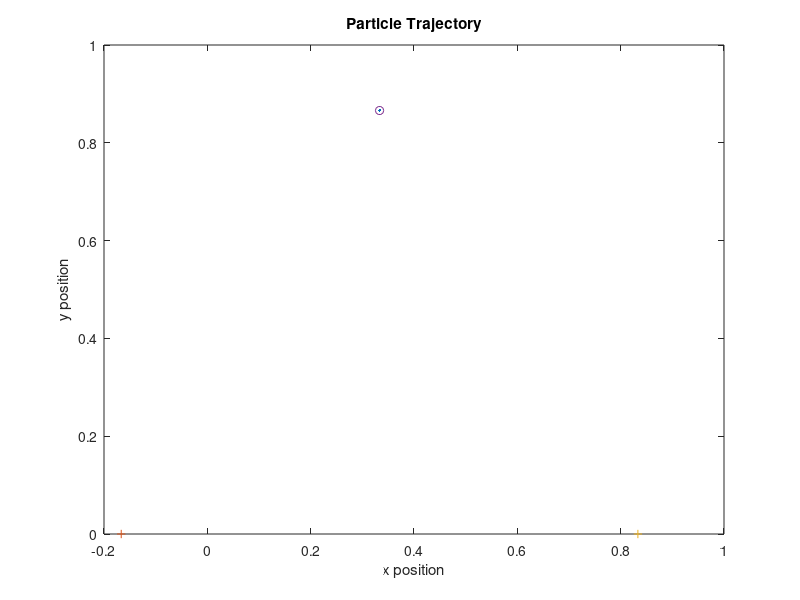
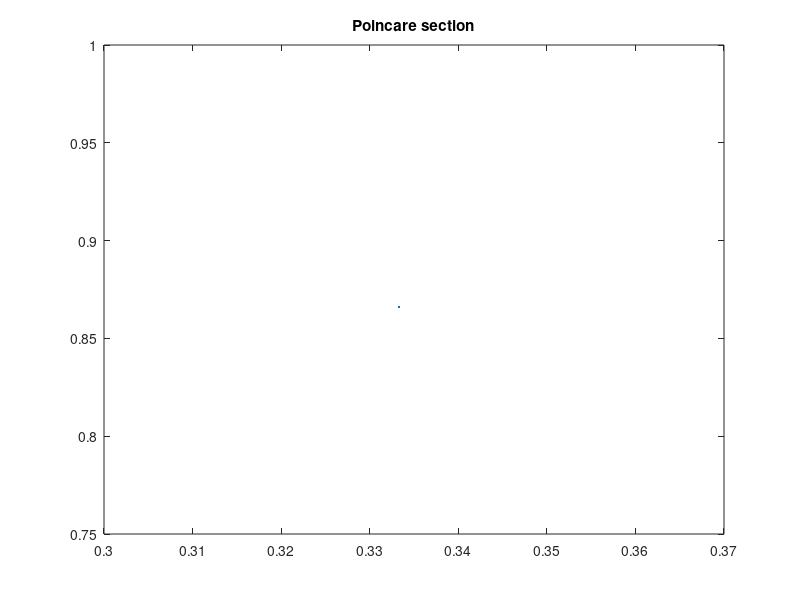
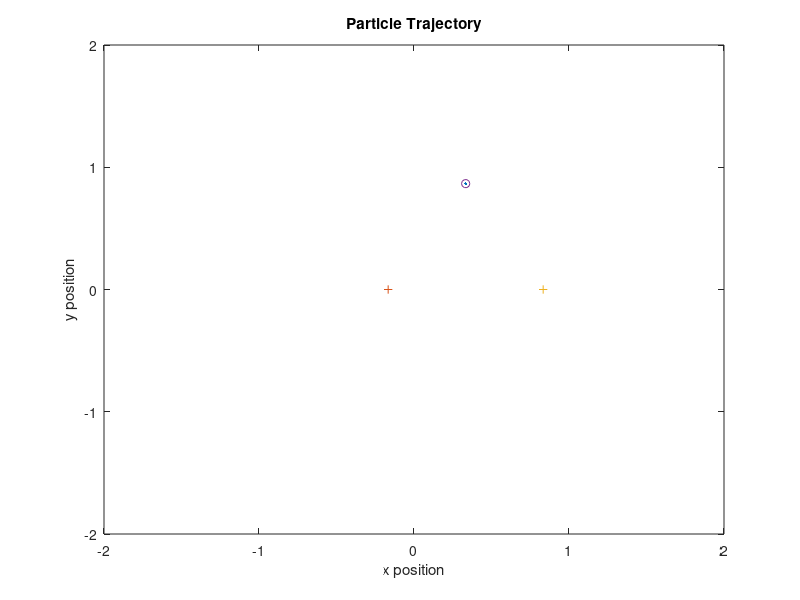

MATLAB code for these plots, in order:
clear all;

%Masses of the two primary masses
c = input('Enter the ratio of the primary masses M1/M2: ');
mu = c/(1+c);
M1 = mu;
M2 = 1-mu;
%Positions of the two primary masses
rM1 = [-(1-mu),0];
rM2 = [mu,0];
%Set initial position and velocity of the object
r = [.5*(c-1)/(c+1),sqrt(3)/2];  
v = [.01,.01];
state = [ r(1) r(2) v(1) v(2) ];   % Used by R-K routines
%Initialize time
time = 0;
j=1;
k=1;
xtemp(1)=r(1);
ytemp(1)=r(1);

function xout = rk4(x,t,tau,derivsRK,M1,M2,rM1,rM2)
%  Runge-Kutta integrator (4th order)
% Input arguments -
%   x = current value of dependent variable
%   t = independent variable (usually time)
%   tau = step size (usually timestep)
%   derivsRK = right hand side of the ODE; derivsRK is the
%             name of the function which returns dx/dt
%             Calling format derivsRK(x,t,param).
%   param = extra parameters passed to derivsRK
% Output arguments -
%   xout = new value of x after a step of size tau
half_tau = 0.5*tau;
F1 = feval(derivsRK,x,t,M1,M2,rM1,rM2);  
t_half = t + half_tau;
xtemp = x + half_tau*F1;
F2 = feval(derivsRK,xtemp,t_half,M1,M2,rM1,rM2);  
xtemp = x + half_tau*F2;
F3 = feval(derivsRK,xtemp,t_half,M1,M2,rM1,rM2);
t_full = t + tau;
xtemp = x + tau*F3;
F4 = feval(derivsRK,xtemp,t_full,M1,M2,rM1,rM2);
xout = x + tau/6.*(F1 + F4 + 2.*(F2+F3));
endfunction;

function deriv = gravrk(s,t,M1,M2,rM1,rM2)
%  Returns right-hand side of Kepler ODE; used by Runge-Kutta routines
%  Inputs
%    s              State vector [r(1) r(2) v(1) v(2)]
%    t              Time (not used)
%    M1,M2,rM1,rM2  Parameters related to the primary masses
%  Output
%    deriv  Derivatives [dr(1)/dt dr(2)/dt dv(1)/dt dv(2)/dt]

%* Compute acceleration
r = [s(1) s(2)];  % Unravel the vector s into position and velocity
v = [s(3) s(4)];
r1=r-rM1;
r2=r-rM2;
accel = -M1*r1/norm(r1)^3-M2*r2/norm(r2)^3-2*[-v(2),v(1)]+r;

%* Return derivatives [dr(1)/dt dr(2)/dt dv(1)/dt dv(2)/dt]
deriv = [v(1) v(2) accel(1) accel(2)];
endfunction;

%MAIN PROGRAM
%Loop over desired number of steps
tau = .01; 
nStep = input('Enter the number of steps to calculate: ');
for iStep=1:nStep  
  %* Record position for plotting
  xplot(iStep) = r(1);
  yplot(iStep) = r(2);
  tplot(iStep) = time;
  %Poincare section - plot position once per period of primaries
  if (mod(time,2*pi)<tau)
    Pxplot(j)=r(1);
    Pyplot(j)=r(2);
    j=j+1;
  end
  
  if (mod(iStep,nStep/200)<1)
    k=k+1;
    xtemp(k)=r(1);
    ytemp(k)=r(2);
    figure(1);
    %plot(xtemp,ytemp,'.',rM1(1),rM1(2),'+',rM2(1),rM2(2),'+');
    %drawnow;
  endif

  %* Calculate new position and velocity using RK4.
  state = rk4(state,time,tau,'gravrk',M1,M2,rM1,rM2);
  r = [state(1) state(2)];
  v = [state(3) state(4)];
  time = time + tau;
  
end

figure(2);
plot(xplot,yplot,'.',rM1(1),rM1(2),'+',rM2(1),rM2(2),'+',xplot(1),yplot(1),'o');
xlabel('x position'); ylabel('y position');
title('Particle Trajectory');

figure(3); clf;
plot(Pxplot,Pyplot,'.');
title('Poincare section');

figure(4);
plot(xplot,yplot,'.',rM1(1),rM1(2),'+',rM2(1),rM2(2),'+',xplot(1),yplot(1),'o');
axis([-2,2,-2,2]);
xlabel('x position'); ylabel('y position');
title('Particle Trajectory');